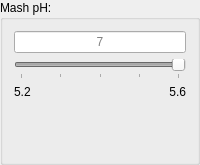
      <widget class="QGroupBox" name="group_ph">
       <property name="sizePolicy">
        <sizepolicy hsizetype="Preferred" vsizetype="Preferred">
         <horstretch>1</horstretch>
         <verstretch>0</verstretch>
        </sizepolicy>
       </property>
       <property name="toolTip">
        <string>Ideally, mash pH should be in the range of 5.2 to 5.6, measured at room temperature.

Note: For Step Mashes, this pH will not necessarily be accurate for any given step. It represents the pH that would be achieved in a single infusion with all of the recipe water.</string>
       </property>
       <property name="title">
        <string>Mash pH:</string>
       </property>
       <layout class="QGridLayout" name="gridLayout_4">
        <item row="0" column="0" colspan="3">
         <widget class="QLineEdit" name="ph">
          <property name="alignment">
           <set>Qt::AlignCenter</set>
          </property>
          <property name="readOnly">
           <bool>true</bool>
          </property>
          <property name="placeholderText">
           <string>7</string>
          </property>
         </widget>
        </item>
        <item row="1" column="0" colspan="3">
         <widget class="QSlider" name="phSlide">
          <property name="enabled">
           <bool>false</bool>
          </property>
          <property name="minimum">
           <number>520</number>
          </property>
          <property name="maximum">
           <number>560</number>
          </property>
          <property name="value">
           <number>560</number>
          </property>
          <property name="orientation">
           <enum>Qt::Horizontal</enum>
          </property>
          <property name="tickPosition">
           <enum>QSlider::TicksBelow</enum>
          </property>
          <property name="tickInterval">
           <number>10</number>
          </property>
         </widget>
        </item>
        <item row="2" column="0">
         <widget class="QLabel" name="lbl_ph52">
          <property name="text">
           <string>5.2</string>
          </property>
         </widget>
        </item>
        <item row="2" column="2">
         <widget class="QLabel" name="lbl_ph56">
          <property name="text">
           <string>5.6</string>
          </property>
          <property name="alignment">
           <set>Qt::AlignRight|Qt::AlignTrailing|Qt::AlignVCenter</set>
          </property>
         </widget>
        </item>
        <item row="3" column="1">
         <spacer name="verticalSpacer_2">
          <property name="orientation">
           <enum>Qt::Vertical</enum>
          </property>
          <property name="sizeHint" stdset="0">
           <size>
            <width>20</width>
            <height>52</height>
           </size>
          </property>
         </spacer>
        </item>
       </layout>
      </widget>
